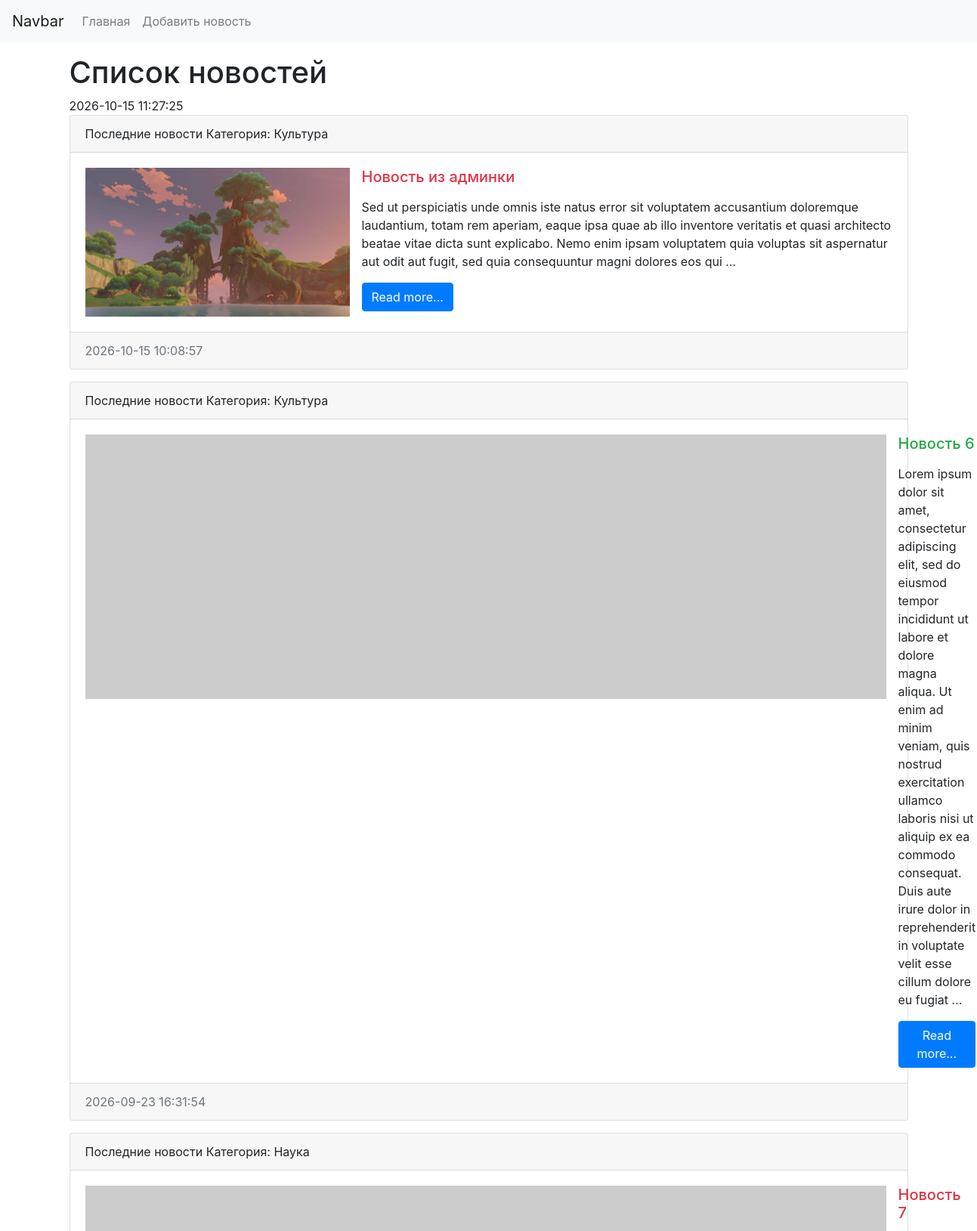
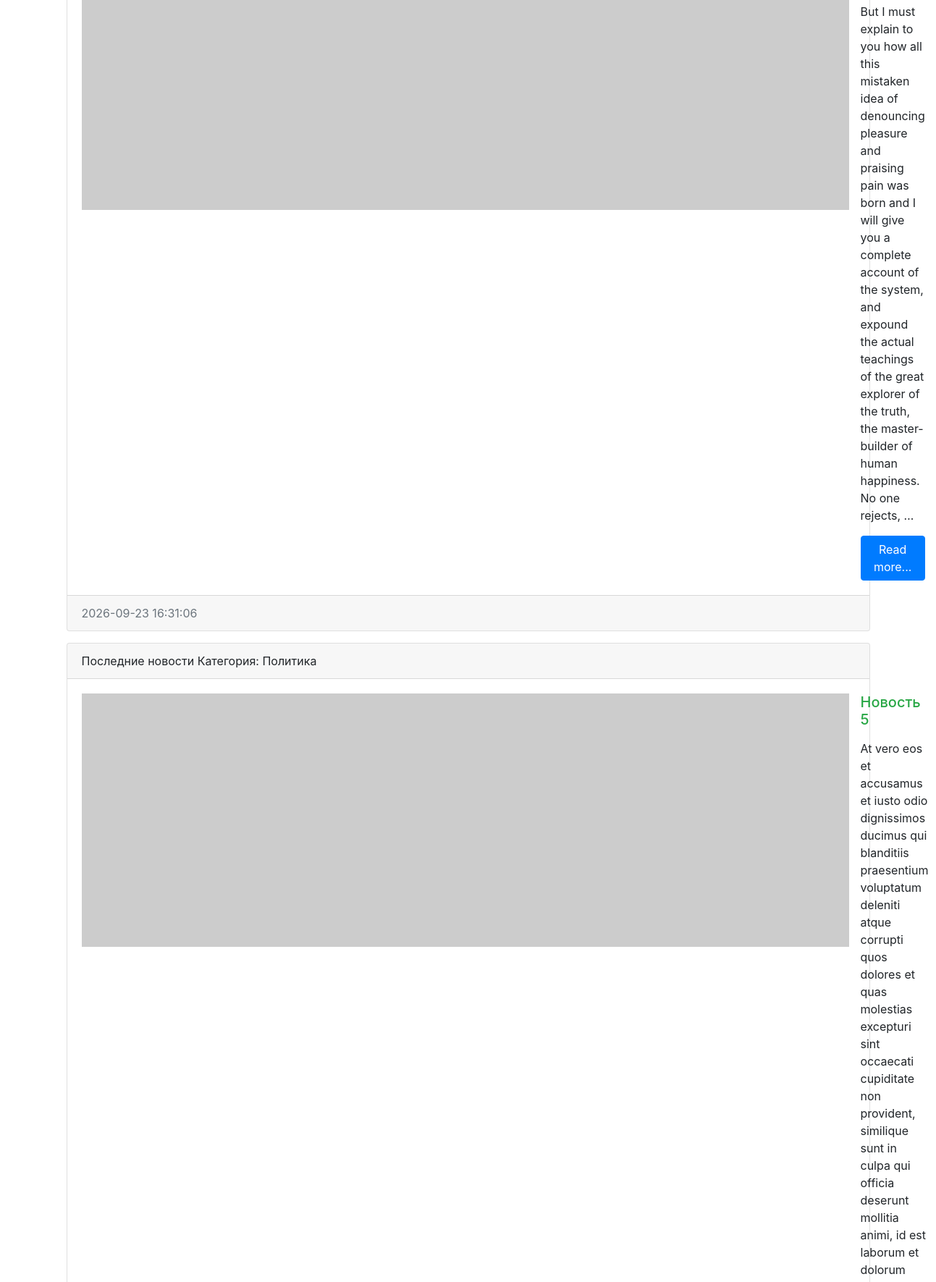
Page /news/ (upper part) on the committed database (2 pictures, top to bottom).
### news/models.py (models this page shows, shortened)
class News(models.Model):
    title = models.CharField(max_length=150, verbose_name='Наименование')
    content = models.TextField(blank=True, verbose_name='Контент')
    created_at = models.DateTimeField(auto_now_add=True, verbose_name='Дата публикации')
    updated_at = models.DateTimeField(auto_now=True, verbose_name='Обновлено')
    photo = models.ImageField(upload_to='photos/%Y/%m/%d', verbose_name='Фото', blank=True)
    is_published = models.BooleanField(default=True, verbose_name='Опубликовано', blank=True)
    category = models.ForeignKey(Category, on_delete=models.PROTECT, null=True)
    def my_func(self):
        return 'Последние новости'
    class Meta:
        verbose_name = 'Новость'
        verbose_name_plural = 'Новости'
        ordering = ['-created_at', ]

class Category(models.Model):
    title=models.CharField(max_length=150, db_index=True, verbose_name='Наименование категории')
    class Meta:
        verbose_name = 'Категория'
        verbose_name_plural = 'Категории'
        ordering = ['title']  # сортировка по наименованию
    def __str__(self):
        return self.title

### news/views.py (the view)
# urls.py: path('', index),
def index(request):
    news = News.objects.order_by('-created_at')
    context = {
        'news': news,
        'title': 'Список новостей'
    }
    return render(request, template_name='news/index.html', context=context)

### news/templates/news/index.html (shortened to what this page needs)
<!doctype html>
<html lang="en">
<head>
    <link rel="stylesheet" href="https://stackpath.bootstrapcdn.com/bootstrap/4.4.1/css/bootstrap.min.css">
</head>
<body>
<nav class="navbar navbar-expand-lg navbar-light bg-light">
  <a class="navbar-brand" href="/">Navbar</a>
  <div class="collapse navbar-collapse" id="navbarSupportedContent">
    <ul class="navbar-nav mr-auto">
      <li class="nav-item"><a class="nav-link" href="/">Главная</a></li>
      <li class="nav-item"><a class="nav-link" href="/">Добавить новость</a></li>
    </ul>
  </div>
</nav>
<div class="container mt-3">
    <h1>{{ title }}</h1>
    {% now 'Y-m-d H:i:s' %}
    <div class="row">
        <div class="col-md-12">
            {% for item in news %}
                <div class="card mb-3">
                    <div class="card-header">
                        {{ item.my_func }}
                        Категория: {{ item.category }}
                    </div>
                    <div class="card-body">
                        <div class="media">
                            {% if item.photo %}
                                <img src="{{ item.photo.url }}" alt="" width="350" class="mr-3">
                            {% else %}
                                <img src="https://picsum.photos/id/1060/350/235/?blur=2" alt="" class="mr-3">
                            {% endif %}
                            <div class="media-body">
                                <h5 class="card-title {% cycle 'text-danger' 'text-success' %}">{{ item.title }}</h5>
                                <p class="card-text">{{ item.content|safe|linebreaks|truncatewords:50 }}</p>
                                <a href="#" class="btn btn-primary">Read more...</a>
                            </div>
                        </div>
                    </div>
                    <div class="card-footer text-muted">
                        {{ item.created_at|date:"Y-m-d H:i:s" }}
                    </div>
                </div>
            {% endfor %}
        </div>
    </div>
</div>
</body>
</html>

### rows in the picture
News: my_func "Последние новости", category "Культура", photo (picture), title "Новость из админки", content "Sed ut perspiciatis unde omnis iste natus error sit voluptatem accusantium doloremque laudantium, totam rem aperiam, eaque ipsa quae ab illo inventore veritatis et quasi architecto beatae vitae dicta sunt explicabo. Nemo enim ipsam voluptatem quia voluptas sit aspernatur aut odit aut fugit, sed quia consequuntur magni dolores eos qui …", created_at "2026-10-15 10:08:57"
News: my_func "Последние новости", category "Культура", title "Новость 6", content "Lorem ipsum dolor sit amet, consectetur adipiscing elit, sed do eiusmod tempor incididunt ut labore et dolore magna aliqua. Ut enim ad minim veniam, quis nostrud exercitation ullamco laboris nisi ut aliquip ex ea commodo consequat. Duis aute irure dolor in reprehenderit in voluptate velit esse cillum dolore eu fugiat …", created_at "2026-09-23 16:31:54"
News: my_func "Последние новости", category "Наука", title "Новость 7", content "But I must explain to you how all this mistaken idea of denouncing pleasure and praising pain was born and I will give you a complete account of the system, and expound the actual teachings of the great explorer of the truth, the master-builder of human happiness. No one rejects, …", created_at "2026-09-23 16:31:06"
News: my_func "Последние новости", category "Политика", title "Новость 5"

### other values in the picture
{{ title }} "Список новостей"
